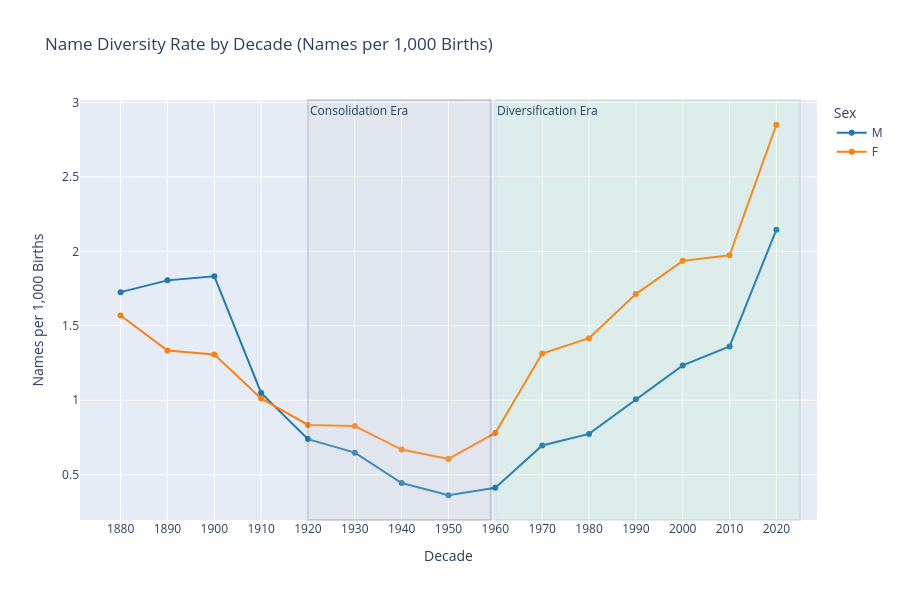

Notebook source saved alongside this figure:
### Code cell
# Visualize decade-by-decade diversity rate trends
fig = px.line(
    decade_diversity_df,
    x="decade_start",
    y="names_per_1k_births",
    color="sex",
    markers=True,
    title="Name Diversity Rate by Decade (Names per 1,000 Births)",
    labels={"decade_start": "Decade", "names_per_1k_births": "Names per 1,000 Births", "sex": "Sex"},
    color_discrete_map=sex_colors
)

# Add shaded regions for key eras
fig.add_vrect(x0=1920, x1=1959, fillcolor="lightgray", opacity=0.2, 
              annotation_text="Consolidation Era", annotation_position="top left")
fig.add_vrect(x0=1960, x1=2025, fillcolor="lightgreen", opacity=0.1, 
              annotation_text="Diversification Era", annotation_position="top left")

fig.update_layout(
    height=600,
    hovermode="x unified",
    xaxis=dict(tickmode="linear", tick0=1880, dtick=10)
)

fig.show()

### Figure 1 — Plotly figure (JSON) as saved in the notebook; plotly's stock layout.template omitted (floating-point values rounded to 4 significant figures)
{"data": [{"hovertemplate": "Sex=M<br>Decade=%{x}<br>Names per 1,000 Births=%{y}<extra></extra>", "legendgroup": "M", "line": {"color": "#1f77b4", "dash": "solid"}, "marker": {"symbol": "circle"}, "mode": "lines+markers", "name": "M", "orientation": "v", "showlegend": true, "type": "scatter", "x": [1880, 1890, 1900, 1910, 1920, 1930, 1940, 1950, 1960, 1970, 1980, 1990, 2000, 2010, 2020], "xaxis": "x", "y": [1.726, 1.805, 1.833, 1.049, 0.739, 0.648, 0.444, 0.362, 0.412, 0.696, 0.774, 1.006, 1.234, 1.361, 2.145], "yaxis": "y"}, {"hovertemplate": "Sex=F<br>Decade=%{x}<br>Names per 1,000 Births=%{y}<extra></extra>", "legendgroup": "F", "line": {"color": "#ff7f0e", "dash": "solid"}, "marker": {"symbol": "circle"}, "mode": "lines+markers", "name": "F", "orientation": "v", "showlegend": true, "type": "scatter", "x": [1880, 1890, 1900, 1910, 1920, 1930, 1940, 1950, 1960, 1970, 1980, 1990, 2000, 2010, 2020], "xaxis": "x", "y": [1.569, 1.334, 1.308, 1.012, 0.834, 0.827, 0.669, 0.606, 0.78, 1.314, 1.417, 1.713, 1.936, 1.973, 2.85], "yaxis": "y"}], "layout": {"annotations": [{"showarrow": false, "text": "Consolidation Era", "x": 1920, "xanchor": "left", "xref": "x", "y": 1, "yanchor": "top", "yref": "y domain"}, {"showarrow": false, "text": "Diversification Era", "x": 1960, "xanchor": "left", "xref": "x", "y": 1, "yanchor": "top", "yref": "y domain"}], "height": 600, "hovermode": "x unified", "legend": {"title": {"text": "Sex"}, "tracegroupgap": 0}, "shapes": [{"fillcolor": "lightgray", "opacity": 0.2, "type": "rect", "x0": 1920, "x1": 1959, "xref": "x", "y0": 0, "y1": 1, "yref": "y domain"}, {"fillcolor": "lightgreen", "opacity": 0.1, "type": "rect", "x0": 1960, "x1": 2025, "xref": "x", "y0": 0, "y1": 1, "yref": "y domain"}], "title": {"text": "Name Diversity Rate by Decade (Names per 1,000 Births)"}, "xaxis": {"anchor": "y", "domain": [0, 1], "dtick": 10, "tick0": 1880, "tickmode": "linear", "title": {"text": "Decade"}}, "yaxis": {"anchor": "x", "domain": [0, 1], "title": {"text": "Names per 1,000 Births"}}}}
